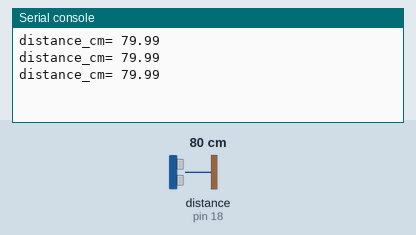
Simulated run of this program. Board: MicroPython board. On the bench: the last lines printed to the serial console. The test bench sets the inputs (shaded band); at power-on: distance to the obstacle (sensor on pin 18) 80 cm. The echo pulse lasts 58.3 µs per cm.

Above: at 1.2 s.
1.3 s: distance to the obstacle (sensor on pin 18) set to 2 cm
At 1.9 s:
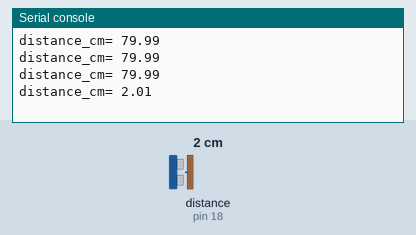
2.8 s: distance to the obstacle (sensor on pin 18) set to 4 cm
At 3.4 s:
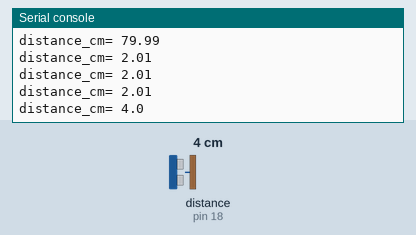
Timing chart, 0 to 5.8 s (numbered marks = the images above; inputs shaded):
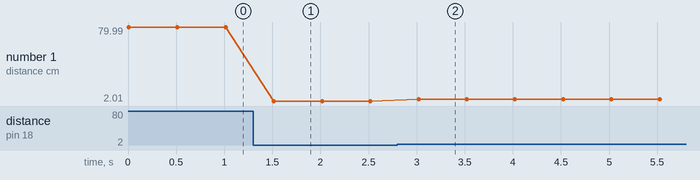

The program:

ultrasonic_sensor.py
```python
"""MicroPython HC-SR04 ultrasonic distance example."""

from machine import Pin, time_pulse_us
from time import sleep_us, sleep

TRIGGER = Pin(5, Pin.OUT)
ECHO = Pin(18, Pin.IN)


def read_distance_cm() -> float:
    TRIGGER.value(0)
    sleep_us(2)
    TRIGGER.value(1)
    sleep_us(10)
    TRIGGER.value(0)

    duration = time_pulse_us(ECHO, 1, 30000)
    if duration < 0:
        return -1.0
    return (duration * 0.0343) / 2


while True:
    distance = read_distance_cm()
    print("distance_cm=", round(distance, 2))
    sleep(0.5)
```

Measured:
- after the input at 1.3 s, the serial console: prints a new line after 0.22 s (image 1)
- after the input at 2.8 s, the serial console: prints a new line after 0.22 s (image 2)
- plotted number 1: 79.99 → 2.01 after the input at 1.3 s, 2.01 → 4 after the input at 2.8 s
